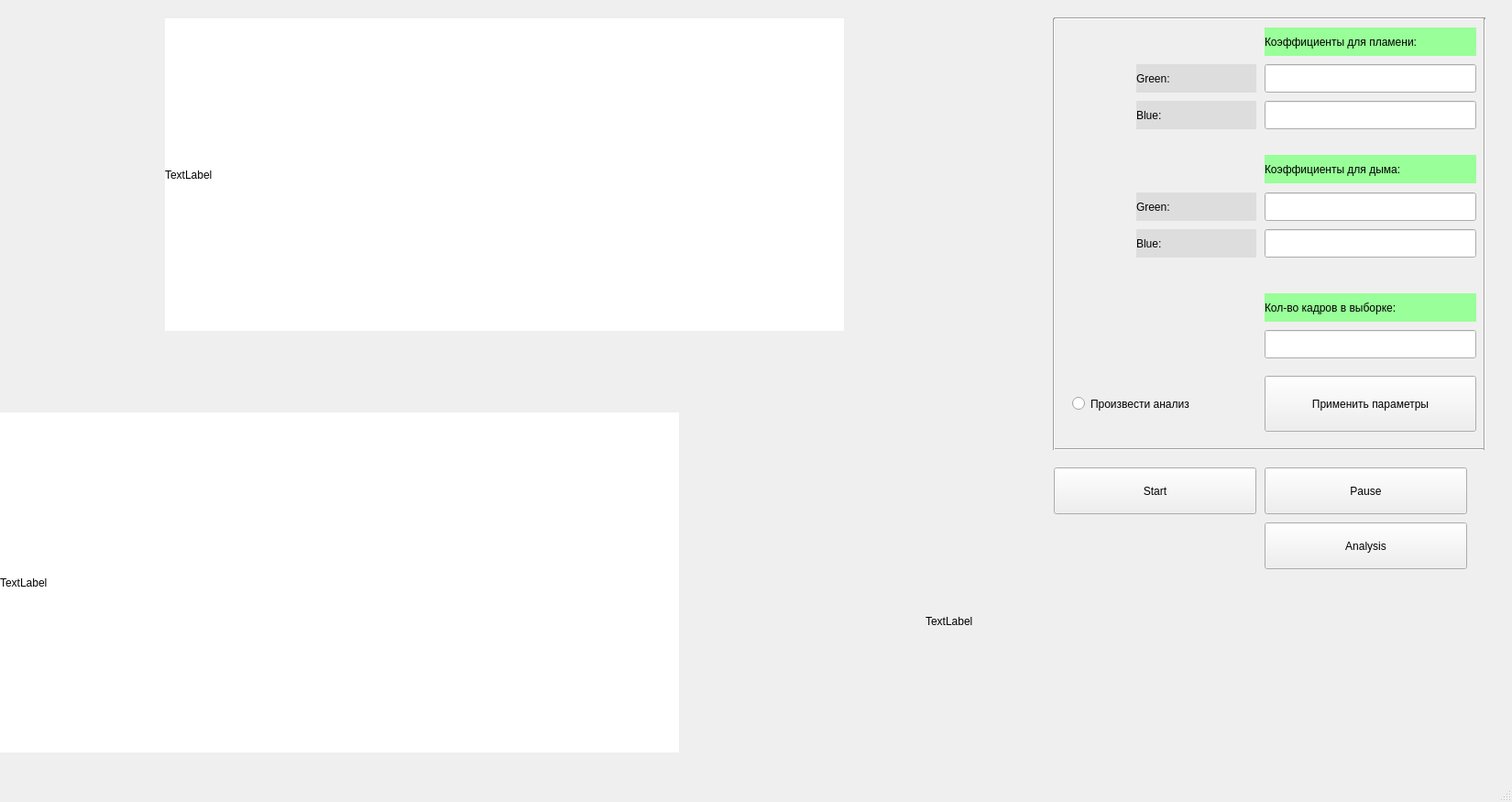
<?xml version="1.0" encoding="UTF-8"?>
<ui version="4.0">
 <class>MainWindow</class>
 <widget class="QMainWindow" name="MainWindow">
  <property name="geometry">
   <rect>
    <x>0</x>
    <y>0</y>
    <width>1650</width>
    <height>875</height>
   </rect>
  </property>
  <property name="windowTitle">
   <string>MainWindow</string>
  </property>
  <widget class="QWidget" name="centralwidget">
   <widget class="QLabel" name="label">
    <property name="geometry">
     <rect>
      <x>180</x>
      <y>20</y>
      <width>741</width>
      <height>341</height>
     </rect>
    </property>
    <property name="maximumSize">
     <size>
      <width>741</width>
      <height>16777215</height>
     </size>
    </property>
    <property name="styleSheet">
     <string notr="true">background-color: rgb(255, 255, 255);
</string>
    </property>
    <property name="text">
     <string>TextLabel</string>
    </property>
   </widget>
   <widget class="QLabel" name="label_2">
    <property name="geometry">
     <rect>
      <x>0</x>
      <y>450</y>
      <width>741</width>
      <height>371</height>
     </rect>
    </property>
    <property name="styleSheet">
     <string notr="true">background-color: rgb(255, 255, 255);</string>
    </property>
    <property name="text">
     <string>TextLabel</string>
    </property>
   </widget>
   <widget class="QPushButton" name="pushButton_2">
    <property name="geometry">
     <rect>
      <x>1380</x>
      <y>410</y>
      <width>231</width>
      <height>61</height>
     </rect>
    </property>
    <property name="styleSheet">
     <string notr="true">font: 9pt &quot;MS Shell Dlg 2&quot;;</string>
    </property>
    <property name="text">
     <string>Применить параметры</string>
    </property>
   </widget>
   <widget class="QLineEdit" name="lineEdit">
    <property name="geometry">
     <rect>
      <x>1380</x>
      <y>70</y>
      <width>231</width>
      <height>31</height>
     </rect>
    </property>
   </widget>
   <widget class="QLineEdit" name="lineEdit_2">
    <property name="geometry">
     <rect>
      <x>1380</x>
      <y>110</y>
      <width>231</width>
      <height>31</height>
     </rect>
    </property>
   </widget>
   <widget class="QLabel" name="label_3">
    <property name="geometry">
     <rect>
      <x>1380</x>
      <y>30</y>
      <width>231</width>
      <height>31</height>
     </rect>
    </property>
    <property name="styleSheet">
     <string notr="true">background-color: rgb(153, 255, 153);
font: 9pt &quot;MS Shell Dlg 2&quot;;</string>
    </property>
    <property name="text">
     <string>Коэффициенты для пламени:</string>
    </property>
   </widget>
   <widget class="QLabel" name="label_4">
    <property name="geometry">
     <rect>
      <x>1380</x>
      <y>169</y>
      <width>231</width>
      <height>31</height>
     </rect>
    </property>
    <property name="styleSheet">
     <string notr="true">background-color: rgb(153, 255, 153);
font: 9pt &quot;MS Shell Dlg 2&quot;;</string>
    </property>
    <property name="text">
     <string>Коэффициенты для дыма:</string>
    </property>
   </widget>
   <widget class="QLineEdit" name="lineEdit_3">
    <property name="geometry">
     <rect>
      <x>1380</x>
      <y>210</y>
      <width>231</width>
      <height>31</height>
     </rect>
    </property>
   </widget>
   <widget class="QLineEdit" name="lineEdit_4">
    <property name="geometry">
     <rect>
      <x>1380</x>
      <y>250</y>
      <width>231</width>
      <height>31</height>
     </rect>
    </property>
   </widget>
   <widget class="QLabel" name="label_5">
    <property name="geometry">
     <rect>
      <x>1380</x>
      <y>320</y>
      <width>231</width>
      <height>31</height>
     </rect>
    </property>
    <property name="styleSheet">
     <string notr="true">background-color: rgb(153, 255, 153);
font: 9pt &quot;MS Shell Dlg 2&quot;;</string>
    </property>
    <property name="text">
     <string>Кол-во кадров в выборке:</string>
    </property>
   </widget>
   <widget class="QLineEdit" name="lineEdit_5">
    <property name="geometry">
     <rect>
      <x>1380</x>
      <y>360</y>
      <width>231</width>
      <height>31</height>
     </rect>
    </property>
   </widget>
   <widget class="QLabel" name="label_6">
    <property name="geometry">
     <rect>
      <x>1240</x>
      <y>70</y>
      <width>131</width>
      <height>31</height>
     </rect>
    </property>
    <property name="styleSheet">
     <string notr="true">background-color: rgb(221, 221, 221);</string>
    </property>
    <property name="text">
     <string>Green:</string>
    </property>
   </widget>
   <widget class="QLabel" name="label_7">
    <property name="geometry">
     <rect>
      <x>1240</x>
      <y>110</y>
      <width>131</width>
      <height>31</height>
     </rect>
    </property>
    <property name="styleSheet">
     <string notr="true">background-color: rgb(221, 221, 221);</string>
    </property>
    <property name="text">
     <string>Blue:</string>
    </property>
   </widget>
   <widget class="QLabel" name="label_8">
    <property name="geometry">
     <rect>
      <x>1240</x>
      <y>210</y>
      <width>131</width>
      <height>31</height>
     </rect>
    </property>
    <property name="styleSheet">
     <string notr="true">background-color: rgb(221, 221, 221);</string>
    </property>
    <property name="text">
     <string>Green:</string>
    </property>
   </widget>
   <widget class="QLabel" name="label_9">
    <property name="geometry">
     <rect>
      <x>1240</x>
      <y>250</y>
      <width>131</width>
      <height>31</height>
     </rect>
    </property>
    <property name="styleSheet">
     <string notr="true">background-color: rgb(221, 221, 221);</string>
    </property>
    <property name="text">
     <string>Blue:</string>
    </property>
   </widget>
   <widget class="QPushButton" name="pushButton_3">
    <property name="geometry">
     <rect>
      <x>1380</x>
      <y>510</y>
      <width>221</width>
      <height>51</height>
     </rect>
    </property>
    <property name="styleSheet">
     <string notr="true">font: 12pt &quot;MS Shell Dlg 2&quot;;
font: 10pt &quot;MS Shell Dlg 2&quot;;</string>
    </property>
    <property name="text">
     <string>Pause</string>
    </property>
   </widget>
   <widget class="Line" name="line">
    <property name="geometry">
     <rect>
      <x>1150</x>
      <y>10</y>
      <width>471</width>
      <height>20</height>
     </rect>
    </property>
    <property name="styleSheet">
     <string notr="true">font: 10pt &quot;MS Shell Dlg 2&quot;;</string>
    </property>
    <property name="orientation">
     <enum>Qt::Horizontal</enum>
    </property>
   </widget>
   <widget class="Line" name="line_2">
    <property name="geometry">
     <rect>
      <x>1150</x>
      <y>480</y>
      <width>471</width>
      <height>20</height>
     </rect>
    </property>
    <property name="minimumSize">
     <size>
      <width>471</width>
      <height>0</height>
     </size>
    </property>
    <property name="maximumSize">
     <size>
      <width>471</width>
      <height>16777215</height>
     </size>
    </property>
    <property name="styleSheet">
     <string notr="true">font: 10pt &quot;MS Shell Dlg 2&quot;;</string>
    </property>
    <property name="orientation">
     <enum>Qt::Horizontal</enum>
    </property>
   </widget>
   <widget class="Line" name="line_4">
    <property name="geometry">
     <rect>
      <x>1140</x>
      <y>20</y>
      <width>20</width>
      <height>471</height>
     </rect>
    </property>
    <property name="orientation">
     <enum>Qt::Vertical</enum>
    </property>
   </widget>
   <widget class="Line" name="line_5">
    <property name="geometry">
     <rect>
      <x>1610</x>
      <y>20</y>
      <width>20</width>
      <height>471</height>
     </rect>
    </property>
    <property name="orientation">
     <enum>Qt::Vertical</enum>
    </property>
   </widget>
   <widget class="QRadioButton" name="radioButton">
    <property name="geometry">
     <rect>
      <x>1170</x>
      <y>410</y>
      <width>191</width>
      <height>61</height>
     </rect>
    </property>
    <property name="text">
     <string>Произвести анализ </string>
    </property>
   </widget>
   <widget class="QPushButton" name="pushButton_5">
    <property name="geometry">
     <rect>
      <x>1150</x>
      <y>510</y>
      <width>221</width>
      <height>51</height>
     </rect>
    </property>
    <property name="styleSheet">
     <string notr="true">font: 10pt &quot;MS Shell Dlg 2&quot;;</string>
    </property>
    <property name="text">
     <string>Start</string>
    </property>
   </widget>
   <widget class="QLabel" name="label_10">
    <property name="geometry">
     <rect>
      <x>1010</x>
      <y>670</y>
      <width>55</width>
      <height>16</height>
     </rect>
    </property>
    <property name="text">
     <string>TextLabel</string>
    </property>
   </widget>
   <widget class="QPushButton" name="pushButton">
    <property name="geometry">
     <rect>
      <x>1380</x>
      <y>570</y>
      <width>221</width>
      <height>51</height>
     </rect>
    </property>
    <property name="styleSheet">
     <string notr="true">font: 10pt &quot;MS Shell Dlg 2&quot;;</string>
    </property>
    <property name="text">
     <string>Analysis</string>
    </property>
   </widget>
  </widget>
  <widget class="QMenuBar" name="menubar">
   <property name="geometry">
    <rect>
     <x>0</x>
     <y>0</y>
     <width>1650</width>
     <height>26</height>
    </rect>
   </property>
  </widget>
  <widget class="QStatusBar" name="statusbar"/>
 </widget>
 <resources/>
 <connections>
  <connection>
   <sender>pushButton_2</sender>
   <signal>clicked()</signal>
   <receiver>label</receiver>
   <slot>clear()</slot>
   <hints>
    <hint type="sourcelabel">
     <x>1421</x>
     <y>656</y>
    </hint>
    <hint type="destinationlabel">
     <x>924</x>
     <y>181</y>
    </hint>
   </hints>
  </connection>
  <connection>
   <sender>pushButton_2</sender>
   <signal>clicked()</signal>
   <receiver>label_2</receiver>
   <slot>clear()</slot>
   <hints>
    <hint type="sourcelabel">
     <x>1381</x>
     <y>688</y>
    </hint>
    <hint type="destinationlabel">
     <x>1004</x>
     <y>691</y>
    </hint>
   </hints>
  </connection>
 </connections>
</ui>
